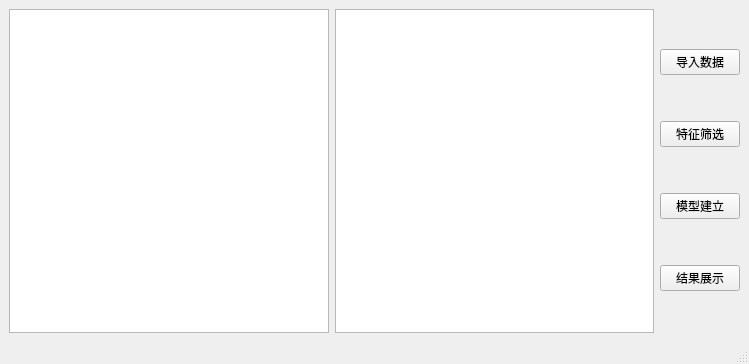
<?xml version="1.0" encoding="UTF-8"?>
<ui version="4.0">
 <class>MainWindow</class>
 <widget class="QMainWindow" name="MainWindow">
  <property name="geometry">
   <rect>
    <x>0</x>
    <y>0</y>
    <width>749</width>
    <height>364</height>
   </rect>
  </property>
  <property name="windowTitle">
   <string>MainWindow</string>
  </property>
  <widget class="QWidget" name="centralwidget">
   <layout class="QHBoxLayout" name="horizontalLayout_2">
    <item>
     <layout class="QHBoxLayout" name="horizontalLayout">
      <item>
       <widget class="QTableView" name="DataView"/>
      </item>
      <item>
       <widget class="QGraphicsView" name="ShowView"/>
      </item>
      <item>
       <layout class="QVBoxLayout" name="verticalLayout">
        <item>
         <widget class="QPushButton" name="loadDataBtn">
          <property name="text">
           <string>导入数据</string>
          </property>
         </widget>
        </item>
        <item>
         <widget class="QPushButton" name="featSelBtn">
          <property name="text">
           <string>特征筛选</string>
          </property>
         </widget>
        </item>
        <item>
         <widget class="QPushButton" name="ModelTrainBtn">
          <property name="text">
           <string>模型建立</string>
          </property>
         </widget>
        </item>
        <item>
         <widget class="QPushButton" name="ResultsBtn">
          <property name="text">
           <string>结果展示</string>
          </property>
         </widget>
        </item>
       </layout>
      </item>
     </layout>
    </item>
   </layout>
  </widget>
  <widget class="QStatusBar" name="statusbar"/>
 </widget>
 <resources/>
 <connections/>
</ui>
